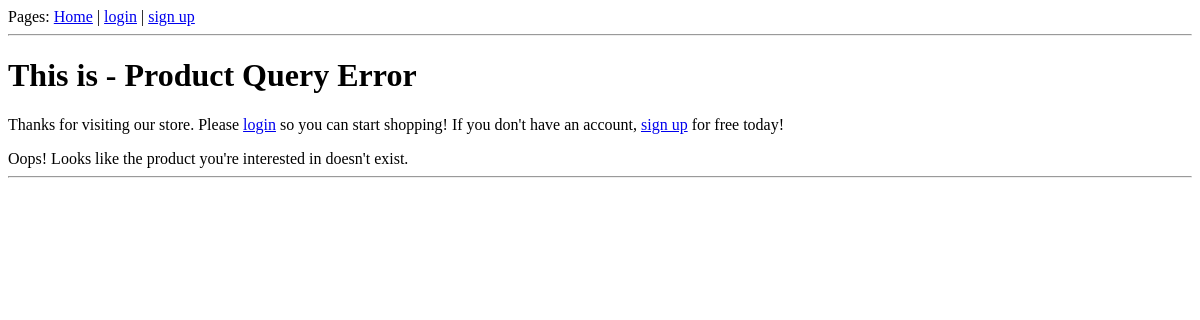
The page /product_page/1/ on the database as committed earlier.
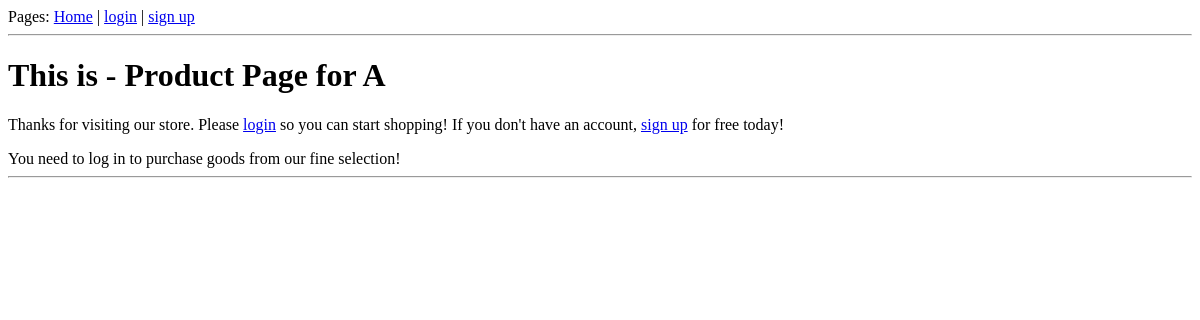
The same page on the database as committed later.
### StoreDB/models.py (models this page shows, shortened)
class Product(models.Model):
    name = models.CharField(max_length=100)
    desc = models.CharField(max_length=1000)
    unit_price = models.DecimalField(max_digits=8, decimal_places=2)
    date_added = models.DateField()

### OGHW/views.py (the view)
# urls.py: url(r'^product_page/([^/]+)/$', 'product_page'),    # page for buying a product
def product_page(request, prod_id):     # page where order for a given product is placed
    NoSuchProduct = False
    prod = 0
    try:
        prod_id = int(prod_id)
        prod = Product.objects.get(id=prod_id)
    except:
        NoSuchProduct = True
    c = {'product': prod, 'NoProd': NoSuchProduct}
    return render(request, 'product_page.html', c)

### OGHW/templates/product_page.html (shortened to what this page needs)
{% extends "base.html" %}
{% block page %}
{% if NoProd %}
Product Query Error
{% else %}
Product Page for {{product.name}}
{% endif %}{% endblock %}
{% block content %}
{% if NoProd %}
Oops! Looks like the product you're interested in doesn't exist.
{% else %}
{% if user.is_authenticated %}
Looks like you want to buy {{ product.name }}. How many would you like?
<form action="/purchase/{{ product.id }}/" method="get">
        <input type="text" name="q">
        <input type="submit" value="Buy!">
    </form>
{% else %}
You need to log in to purchase goods from our fine selection!
{% endif %}
{% endif %}
{% endblock %}

Rows that differ between the two databases and show on the page:
added Product: name "A"
Other text that changed with them:
text no longer shown: "Product Query Error Oops! Looks like the product you're interested in doesn't exist."
text now shown: "Product Page for You need to log in to purchase goods from our fine selection!"
